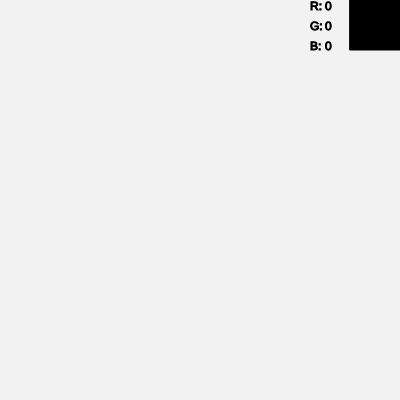
Frame 1 (no input)
Frame 60 (no input): identical to frame 1, image omitted
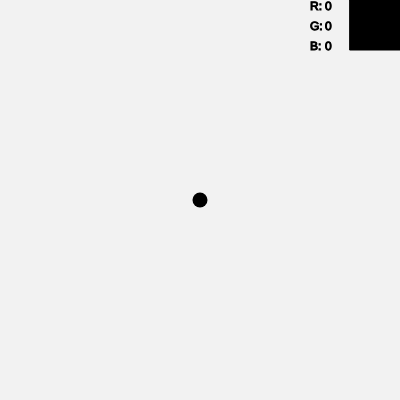
Frame 120 (the mouse pressed at the canvas centre since frame 60)

The p5.js sketch that drew these frames (run headless with seeded random() and noise() and a simulated clock; from frame 60 on, the mouse is pressed at the canvas centre):

// p5.js sketch
// ── sketch.js
/* Using the Mouse & Keyboard
Cory 
Last Updated 2017-04-27
*/
	var colourR = 0;
	var colourG = 0;
	var colourB = 0;
	var colour = (colourR,colourB,colourG);
	var bg1 = 242;
	var bg2 = 242;
	var bg3 = 242;
function setup() {
	createCanvas(400, 400);
}

function draw() {
	background(bg1, bg2, bg3);
	stroke (1);
	colourSelection (); //draw colour display on top right
	//code to crerate drawing
	if (mouseIsPressed)  {
        noStroke ();
        fill (colourR, colourG, colourB);
        ellipse (mouseX,mouseY,15,15);
	}
	if (keyIsDown(97)) { //if '1' is pressed on the numpad make background white
        bg1 = 255;
	bg2 = 255;
	bg3 = 255;
    }
	if (keyIsDown(98)) { //if '2' is pressed on the numpad make background black
        bg1 = 0;
	bg2 = 0;
	bg3 = 0;
    }
	if (keyIsDown(99)) { //if '3' is pressed on the numpad make background blue
        bg1 = 0;
	bg2 = 0;
	bg3 = 255;
    }
	if (keyIsDown(100)) { //if '4' is pressed on the numpad make background red
        bg1 = 255;
	bg2 = 0;
	bg3 = 0;
    }
	if (keyIsDown(101)) { //if '5' is pressed on the numpad make background orange
        bg1 = 255;
	bg2 = 165;
	bg3 = 0;
    }
	if (keyIsDown(102)) { //if '6' is pressed on the numpad make background yellow
        bg1 = 255;
	bg2 = 255;
	bg3 = 0;
    }
	if (keyIsDown(103)) { //if '7' is pressed on the numpad make background green
        bg1 = 0;
	bg2 = 100;
	bg3 = 0;
    }
	if (keyIsDown(104)) { //if '8' is pressed on the numpad make background purple
        bg1 = 160;
	bg2 = 32;
	bg3 = 240;
    }
	if (keyIsDown(105)) { //if '9' is pressed on the numpad make background pink
        bg1 = 255;
	bg2 = 20;
	bg3 = 147;
    }
	if (keyIsDown(96)) { //if '0' is pressed on the numpad make background gray
        bg1 = 190;
	bg2 = 190;
	bg3 = 190;
    }
}	

function colourSelection () {
	if (keyIsDown(82)) { //if 'R' is pressed make colour more red
      colourR = colourR + 3;
    }
	if (keyIsDown(69)) { //if 'E' is pressed make colour less red
      colourR = colourR - 3;
    }
	if (keyIsDown(66)) { //if 'B' is pressed make colour more blue
      colourB = colourB + 3;
    }
	if (keyIsDown(86)) { //if 'V' is pressed make colour less blue
      colourB = colourB - 3;
    }
	if (keyIsDown(71)) { //if 'G' is pressed make colour more green
      colourG = colourG + 3;
    }
	if (keyIsDown(70)) { //if 'F' is pressed make colour less green
      colourG = colourG - 3;
    }
	if (keyIsDown(32)) { //if 'spacebar' is pressed make colour black (reset colour)
	  colourR = 0;
	  colourB = 0;
	  colourG = 0;
	}
	fill(colourR,colourG,colourB);
	rect(350,0,50,50);
	//text beside rectangle on top right
	text (colourR,325,10); //display for amount of red in colour
	text (colourG,325,30); //display for amount of green in colour
	text (colourB,325,50); //display for amount of blue in colour
	text ("R:",310,10); //display 'R:' beside amount of red in colour
	text ("G:",310,30); //display 'G:' beside amount of green in colour
	text ("B:",310,50); //display 'B:' beside amount of blue in colour
}
